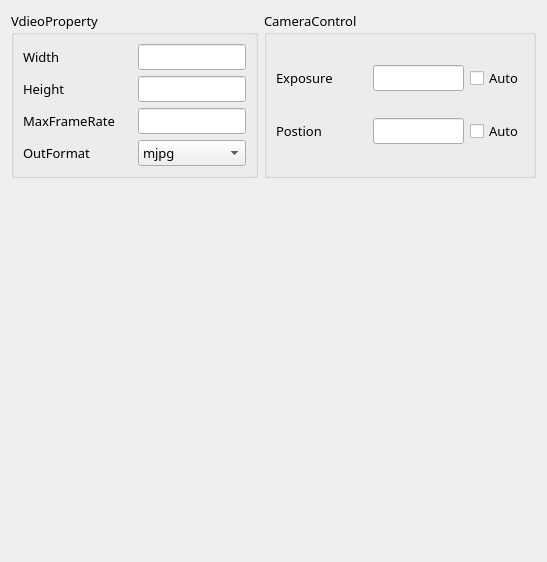
     <widget class="QWidget" name="other_config">
      <property name="font">
       <font>
        <family>等线</family>
        <pointsize>10</pointsize>
       </font>
      </property>
      <attribute name="title">
       <string>Init</string>
      </attribute>
      <layout class="QVBoxLayout" name="verticalLayout">
       <item>
        <layout class="QHBoxLayout" name="horizontalLayout_14">
         <item>
          <widget class="QGroupBox" name="groupBox_2">
           <property name="title">
            <string>VdieoProperty</string>
           </property>
           <layout class="QVBoxLayout" name="verticalLayout_6">
            <item>
             <layout class="QHBoxLayout" name="horizontalLayout_7" stretch="1,1">
              <item>
               <widget class="QLabel" name="label_5">
                <property name="text">
                 <string>Width</string>
                </property>
               </widget>
              </item>
              <item>
               <widget class="QLineEdit" name="videoWidth_lineEdit"/>
              </item>
             </layout>
            </item>
            <item>
             <layout class="QHBoxLayout" name="horizontalLayout_8" stretch="1,1">
              <item>
               <widget class="QLabel" name="label_6">
                <property name="text">
                 <string>Height</string>
                </property>
               </widget>
              </item>
              <item>
               <widget class="QLineEdit" name="videoHeight_lineEdit"/>
              </item>
             </layout>
            </item>
            <item>
             <layout class="QHBoxLayout" name="horizontalLayout_9" stretch="1,1">
              <item>
               <widget class="QLabel" name="label_7">
                <property name="text">
                 <string>MaxFrameRate</string>
                </property>
               </widget>
              </item>
              <item>
               <widget class="QLineEdit" name="videoMaxFps_lineEdit"/>
              </item>
             </layout>
            </item>
            <item>
             <layout class="QHBoxLayout" name="horizontalLayout_10" stretch="1,1">
              <item>
               <widget class="QLabel" name="label_8">
                <property name="text">
                 <string>OutFormat</string>
                </property>
               </widget>
              </item>
              <item>
               <widget class="QComboBox" name="fmt_comboBox">
                <item>
                 <property name="text">
                  <string>mjpg</string>
                 </property>
                </item>
                <item>
                 <property name="text">
                  <string>yuv</string>
                 </property>
                </item>
               </widget>
              </item>
             </layout>
            </item>
           </layout>
          </widget>
         </item>
         <item>
          <widget class="QGroupBox" name="groupBox_3">
           <property name="title">
            <string>CameraControl</string>
           </property>
           <layout class="QVBoxLayout" name="verticalLayout_7">
            <item>
             <layout class="QHBoxLayout" name="horizontalLayout_12" stretch="1,1,0">
              <item>
               <widget class="QLabel" name="label_9">
                <property name="text">
                 <string>Exposure</string>
                </property>
               </widget>
              </item>
              <item>
               <widget class="QLineEdit" name="exp_lineEdit"/>
              </item>
              <item>
               <widget class="QCheckBox" name="autoExp_checkBox">
                <property name="text">
                 <string>Auto</string>
                </property>
               </widget>
              </item>
             </layout>
            </item>
            <item>
             <layout class="QHBoxLayout" name="horizontalLayout_13" stretch="1,1,0">
              <item>
               <widget class="QLabel" name="label_18">
                <property name="text">
                 <string>Postion</string>
                </property>
               </widget>
              </item>
              <item>
               <widget class="QLineEdit" name="pos_lineEdit"/>
              </item>
              <item>
               <widget class="QCheckBox" name="autoF_checkBox">
                <property name="text">
                 <string>Auto</string>
                </property>
               </widget>
              </item>
             </layout>
            </item>
           </layout>
          </widget>
         </item>
        </layout>
       </item>
       <item>
        <spacer name="verticalSpacer_2">
         <property name="orientation">
          <enum>Qt::Vertical</enum>
         </property>
         <property name="sizeHint" stdset="0">
          <size>
           <width>17</width>
           <height>373</height>
          </size>
         </property>
        </spacer>
       </item>
      </layout>
     </widget>
